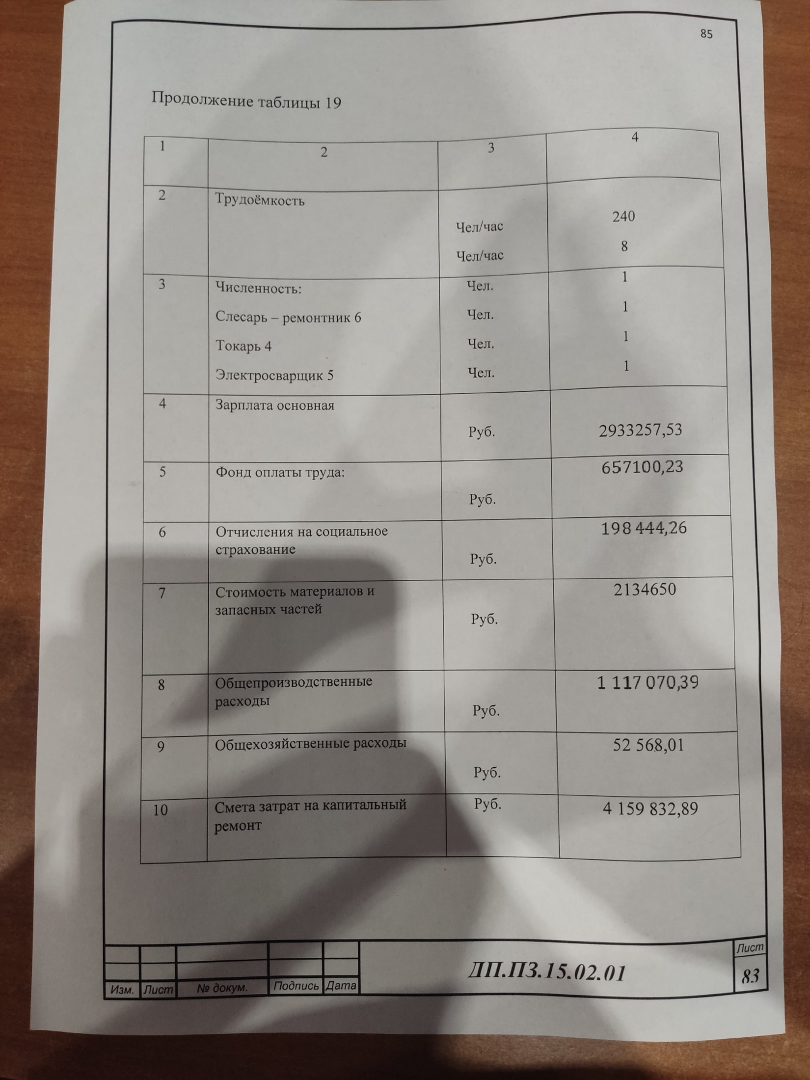
//> input picture DocScanner/DocScanner/Resources/2.jpg, 1620 x 2160 px (shown at 1/2 size)
$ ./Scanner   (built with g++ and OpenCV 4)
//> lines starting //> are read from the running program, lines starting //| are printed output that depends on the picture; after the words box and inside, x2 and y2 are one past the last pixel; in counts of white or black regions, pixels touching at a corner belong together
#include <opencv2/imgcodecs.hpp>
#include <opencv2/highgui.hpp>
#include <opencv2/imgproc.hpp>
#include <iostream>
#include <algorithm>

using namespace std;
using namespace cv;

Mat prepareImage(Mat img) {
	Mat orig, gaus, gray, canny, dil, warp;

	cvtColor(img, gray, COLOR_BGR2GRAY);
	GaussianBlur(gray, gaus, Size(3, 3), 3, 0);
	Canny(gaus, canny, 50, 100);

	Mat kernel = getStructuringElement(MORPH_RECT, Size(3,3));

	dilate(canny, dil, kernel);
	return dil;
}

void getSortedAreas(vector<vector<Point>>& contours) {
	vector<int> contours_areas;

	sort(contours.begin(), contours.end(), [](vector<Point> cntr_a, vector<Point> cntr_b) {
		return contourArea(cntr_a) > contourArea(cntr_b);
		});
}

vector<vector<Point>> approxContours(vector<vector<Point>> contours) {
	vector<vector<Point>> poly_contours(contours.size());
	int idx = 0;

	for_each(contours.begin(), contours.end(), [&](vector<Point> cntr) {
		double eps = arcLength(cntr, true) * 0.02;
		approxPolyDP(cntr, poly_contours[idx], eps, true);
		++idx;
	});

	return poly_contours;
}

vector<Point> getContours(Mat img) {
	vector<vector<Point>> contours;
	vector<Vec4i> hierarchy;

	findContours(img, contours, hierarchy, RETR_EXTERNAL, CHAIN_APPROX_SIMPLE);
	contours = approxContours(contours);
	getSortedAreas(contours);

	return contours[0];
}

vector<Point> reorder(vector<Point> points) {
	vector<Point> reordered_points;
	vector<int> sum_points, sub_points;

	for_each(points.begin(), points.end(), [&](Point pt) {
		sum_points.push_back(pt.x + pt.y);
		sub_points.push_back(pt.x - pt.y);
	});

	reordered_points.push_back(points[min_element(sub_points.begin(), sub_points.end()) - sub_points.begin()]);
	reordered_points.push_back(points[min_element(sum_points.begin(), sum_points.end()) - sum_points.begin()]);
	reordered_points.push_back(points[max_element(sum_points.begin(), sum_points.end()) - sum_points.begin()]);
	reordered_points.push_back(points[max_element(sub_points.begin(), sub_points.end()) - sub_points.begin()]);

	return reordered_points;
}

Mat getWarp(Mat img, vector<Point> points, float w, float h) {
	Point2f src[4] = { points[0], points[1], points[2], points[3] };
	Point2f dst[4] = { {0.0f, 0.0f}, {0.0f, h}, {w, 0.0f}, {w, h} };

	Mat matrix = getPerspectiveTransform(src, dst);

	Mat warp;
	warpPerspective(img, warp, matrix, Point(w, h));

	return warp;
}

pair<int, int> getSize(vector<Point> points) {
	return make_pair(points[2].x - points[1].x, points[2].y - points[1].y);
}

int main() {
	Mat img = imread("Resources/2.jpg");
//> img is the input picture: 2160 rows x 1620 cols, CV_8UC3; mean B, G, R 132.8, 139.1, 146.2
	resize(img, img, Size(), 0.3, 0.3);
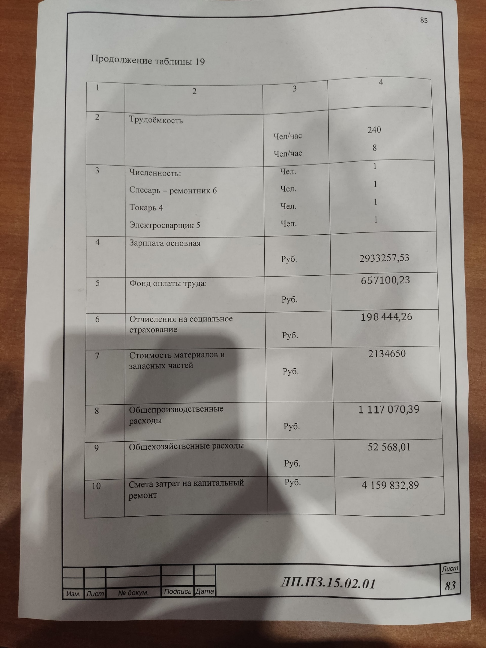
//> img: 648 rows x 486 cols, CV_8UC3; mean B, G, R 132.8, 139.1, 146.2

	Mat dil = prepareImage(img);
//> in prepareImage, `cvtColor(img, gray, COLOR_BGR2GRAY);`:
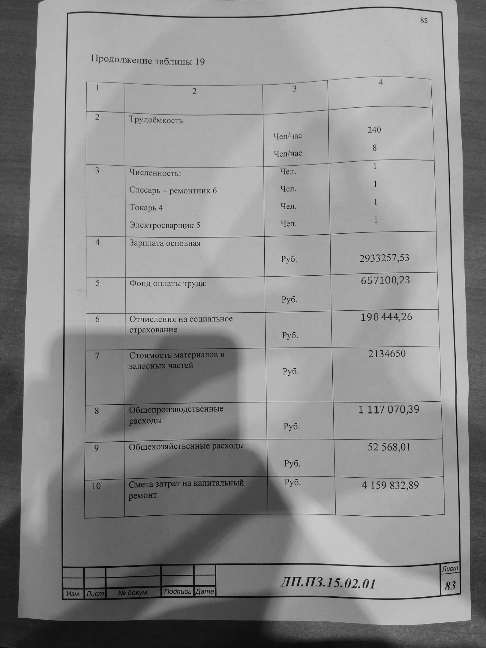
//> gray: 648 rows x 486 cols, CV_8UC1; min 1, max 208, mean 140.5
//> in prepareImage, `Canny(gaus, canny, 50, 100);`:
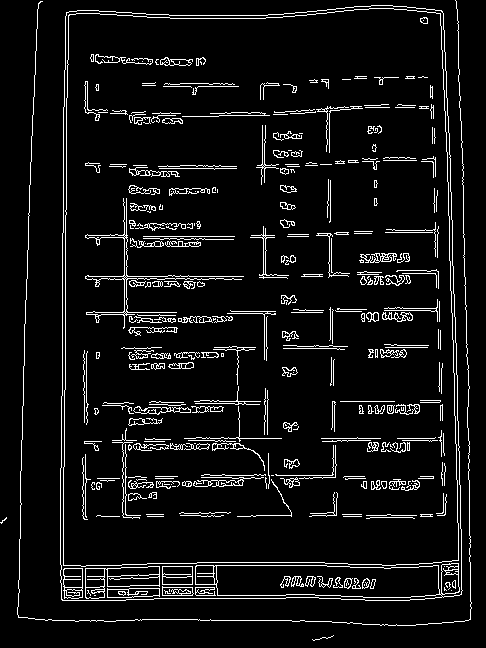
//> canny: 648 rows x 486 cols, CV_8UC1; 6.9% white in thin lines or dots
//> in prepareImage, `dilate(canny, dil, kernel);`:
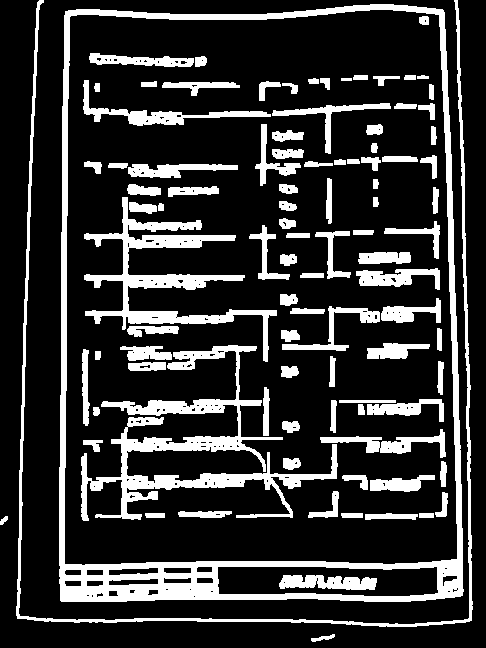
//> dil: 648 rows x 486 cols, CV_8UC1; 20.1% white; 97 white regions

	vector<Point> main_contour = getContours(dil);
//> in getContours, `findContours(img, contours, hierarchy, RETR_EXTERNAL, CHAIN_APPROX_SIM..`: contours = 4 contours; box (x1, y1, x2, y2) and area: (59, 4, 464, 602) 231919, (16, 0, 473, 627) 3657, (311, 634, 335, 642) 62, (0, 516, 8, 525) 30
//> in approxContours, `vector<vector<Point>> poly_contours(contours.size());`: poly_contours = 4 empty contours
//> in approxContours, `for_each(contours.begin(), contours.end(), [&](vector<Point> cntr) { d..`: poly_contours = 4 contours; box (x1, y1, x2, y2) and area: (61, 9, 463, 602) 228764, (17, 0, 472, 621) 2540, (311, 634, 335, 642) 56, (0, 516, 8, 525) 30; idx = 4
//> in getContours, `contours = approxContours(contours);`: contours has the same summary as poly_contours in approxContours
//> in getSortedAreas, `sort(contours.begin(), contours.end(), [](vector<Point> cntr_a, vector..`: contours has the same summary as poly_contours in approxContours
//> main_contour = 4 Points (x, y): [442, 9], [65, 11], [61, 601], [462, 595]
	main_contour = reorder(main_contour);
//> in reorder, `for_each(points.begin(), points.end(), [&](Point pt) { sum_points.push..`: sum_points = [451, 76, 662, 1057]; sub_points = [433, 54, -540, -133]
//> in reorder, `reordered_points.push_back(points[min_element(sub_points.begin(), sub_..`: reordered_points = 1 Point (x, y): [61, 601]
//> in reorder, `reordered_points.push_back(points[min_element(sum_points.begin(), sum_..`: reordered_points = 2 Points (x, y): [61, 601], [65, 11]
//> in reorder, `reordered_points.push_back(points[max_element(sum_points.begin(), sum_..`: reordered_points = 3 Points (x, y): [61, 601], [65, 11], [462, 595]
//> in reorder, `reordered_points.push_back(points[max_element(sub_points.begin(), sub_..`: reordered_points = 4 Points (x, y): [61, 601], [65, 11], [462, 595], [442, 9]
//> main_contour has the same summary as reordered_points in reorder

	pair<int, int> img_size = getSize(main_contour);
//> img_size = (397, 584)
	Mat warp = getWarp(img, main_contour, img_size.first, img_size.second);
//> in getWarp, `Point2f src[4] = { points[0], points[1], points[2], points[3] };`: src has the same summary as reordered_points in reorder
//> in getWarp, `Mat matrix = getPerspectiveTransform(src, dst);`: matrix = [[1.05, 0.0071, -68.12], [-0.0148, -0.99, 596], [-1.58e-05, 0.000108, 1]]
//> in getWarp, `warpPerspective(img, warp, matrix, Point(w, h));`:
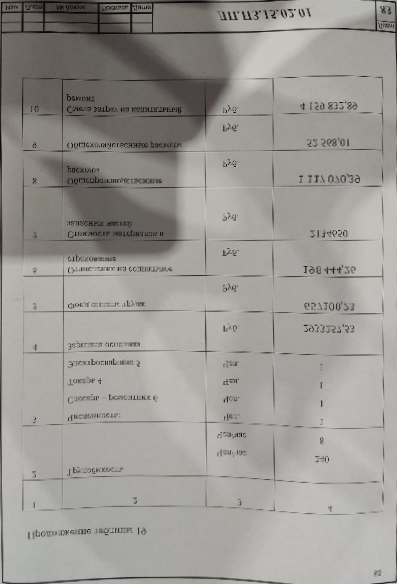
//> warp: 584 rows x 397 cols, CV_8UC3; mean B, G, R 148.4, 152.9, 155.1

	rotate(warp, warp, ROTATE_180);
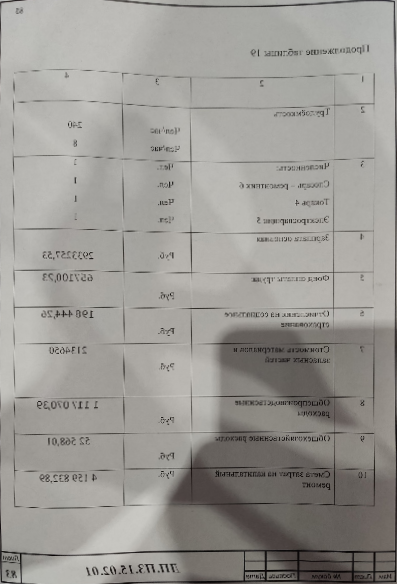
//> warp: 584 rows x 397 cols, CV_8UC3; mean B, G, R 148.4, 152.9, 155.1
	flip(warp, warp, 1);
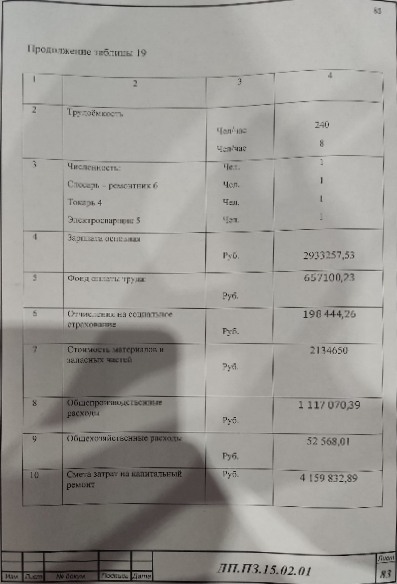
//> warp: 584 rows x 397 cols, CV_8UC3; mean B, G, R 148.4, 152.9, 155.1

	imshow("Scan", warp);
	waitKey(0);
}

$ run again, with DocScanner/DocScanner/Resources/1.jpg copied over DocScanner/DocScanner/Resources/2.jpg
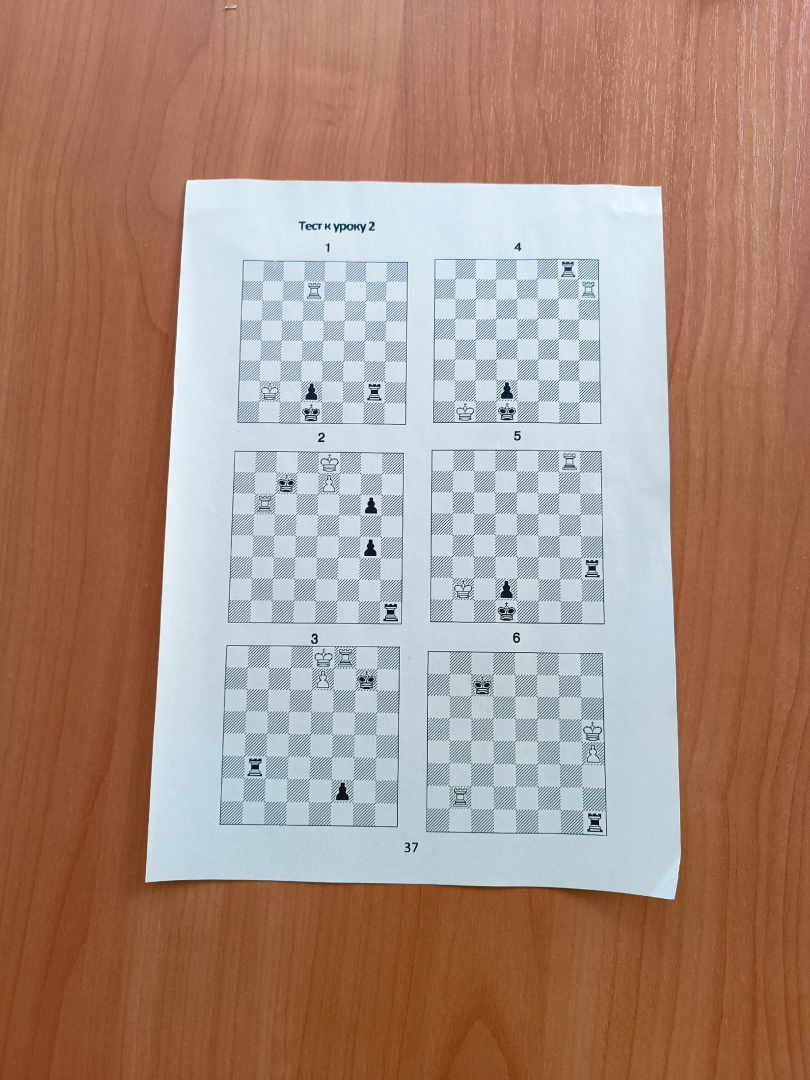
//> input picture DocScanner/DocScanner/Resources/1.jpg, 1620 x 2160 px (shown at 1/2 size)
//> img is the input picture: 2160 rows x 1620 cols, CV_8UC3; mean B, G, R 127.7, 141.8, 169.4
//> img: 648 rows x 486 cols, CV_8UC3
//> in prepareImage, `Canny(gaus, canny, 50, 100);`:
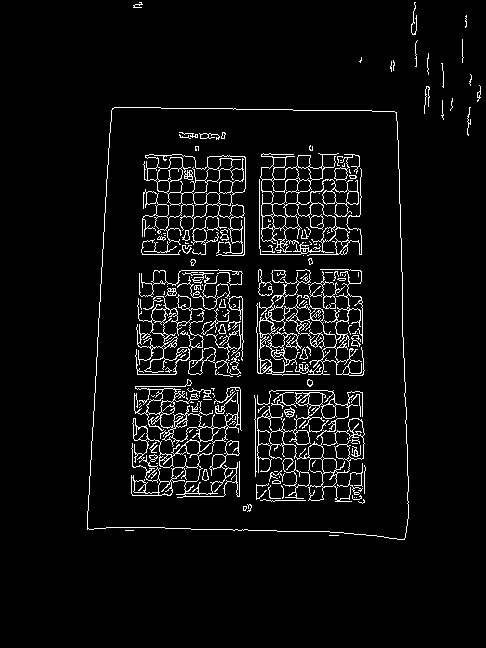
//> canny: 648 rows x 486 cols, CV_8UC1; 5.3% white in thin lines or dots, all inside (x1, y1, x2, y2) = (87, 2, 481, 540)
//> dil: 648 rows x 486 cols, CV_8UC1; 16.1% white; 28 white regions
//> in getContours, `findContours(img, contours, hierarchy, RETR_EXTERNAL, CHAIN_APPROX_SIM..`: contours = 16 contours; largest, box (x1, y1, x2, y2) and area: (86, 106, 410, 541) 129762, (410, 1, 418, 36) 162, (423, 85, 431, 115) 131, (466, 106, 472, 137) 94, (414, 39, 419, 68) 70
//> in approxContours, `vector<vector<Point>> poly_contours(contours.size());`: poly_contours = 16 empty contours
//> in approxContours, `for_each(contours.begin(), contours.end(), [&](vector<Point> cntr) { d..`: poly_contours = 16 contours; largest, box (x1, y1, x2, y2) and area: (86, 107, 406, 541) 128924, (410, 1, 418, 36) 148, (423, 85, 430, 115) 115, (466, 106, 472, 137) 95, (476, 84, 482, 103) 68; idx = 16
//> in getContours, `contours = approxContours(contours);`: contours has the same summary as poly_contours in approxContours
//> in getSortedAreas, `sort(contours.begin(), contours.end(), [](vector<Point> cntr_a, vector..`: contours has the same summary as poly_contours in approxContours
//> `vector<Point> main_contour = getContours(dil);`: main_contour = 4 Points (x, y): [111, 107], [86, 530], [405, 540], [397, 111]
//> sum_points = [218, 616, 945, 508]; sub_points = [4, -444, -135, 286]
//> in reorder, `reordered_points.push_back(points[min_element(sub_points.begin(), sub_..`: reordered_points = 1 Point (x, y): [86, 530]
//> in reorder, `reordered_points.push_back(points[min_element(sum_points.begin(), sum_..`: reordered_points = 2 Points (x, y): [86, 530], [111, 107]
//> in reorder, `reordered_points.push_back(points[max_element(sum_points.begin(), sum_..`: reordered_points = 3 Points (x, y): [86, 530], [111, 107], [405, 540]
//> in reorder, `reordered_points.push_back(points[max_element(sub_points.begin(), sub_..`: reordered_points = 4 Points (x, y): [86, 530], [111, 107], [405, 540], [397, 111]
//> `main_contour = reorder(main_contour);`: main_contour has the same summary as reordered_points in reorder
//> img_size = (294, 433)
//> src has the same summary as reordered_points in reorder
//> matrix = [[1.08, 0.0635, -126.1], [0.0331, -1.06, 557.4], [3.84e-05, 0.000284, 1]]
//> `flip(warp, warp, 1);`:
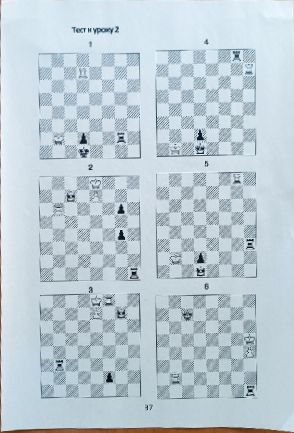
//> warp: 433 rows x 294 cols, CV_8UC3; mean B, G, R 212.8, 204.1, 189.5
